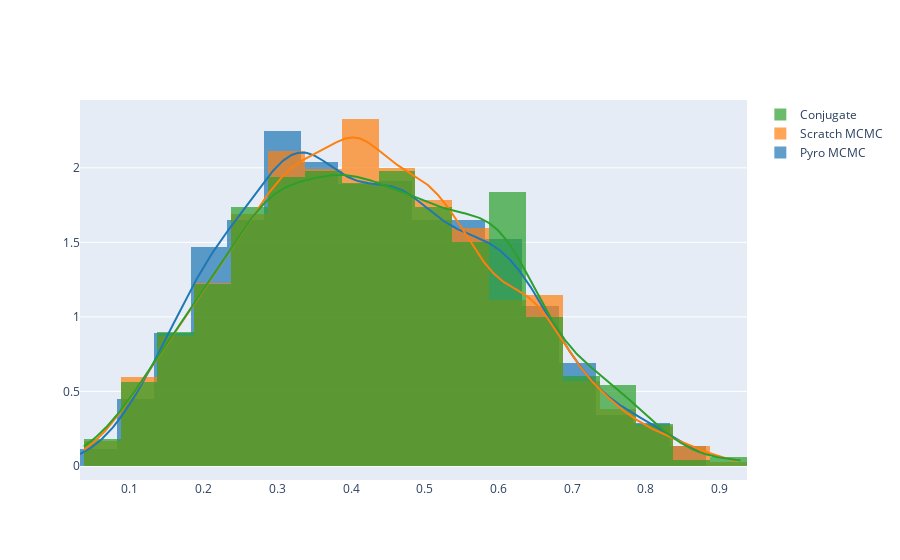

Here is the notebook cell this chart was saved with:
### Code cell
data = mcmc.get_samples()['p'].detach().numpy()
ff.create_distplot([data, ps[250:], np.random.beta(3,4,size=1000)], ['Pyro MCMC', 'Scratch MCMC', 'Conjugate'], show_rug=False, bin_size=0.05)

### Figure 1 — Plotly figure (JSON) as saved in the notebook; plotly's stock layout.template omitted (floating-point values rounded to 4 significant figures; data arrays with more than 128 entries replaced by an {"elided": "..."} marker saying what was removed)
{"data": [{"autobinx": false, "histnorm": "probability density", "legendgroup": "Pyro MCMC", "marker": {"color": "rgb(31, 119, 180)"}, "name": "Pyro MCMC", "opacity": 0.7, "type": "histogram", "x": {"elided": "2000 float values"}, "xaxis": "x", "xbins": {"end": 0.874, "size": 0.05, "start": 0.03222}, "yaxis": "y"}, {"autobinx": false, "histnorm": "probability density", "legendgroup": "Scratch MCMC", "marker": {"color": "rgb(255, 127, 14)"}, "name": "Scratch MCMC", "opacity": 0.7, "type": "histogram", "x": {"elided": "2251 float values"}, "xaxis": "x", "xbins": {"end": 0.9256, "size": 0.05, "start": 0.0374}, "yaxis": "y"}, {"autobinx": false, "histnorm": "probability density", "legendgroup": "Conjugate", "marker": {"color": "rgb(44, 160, 44)"}, "name": "Conjugate", "opacity": 0.7, "type": "histogram", "x": {"elided": "1000 float values"}, "xaxis": "x", "xbins": {"end": 0.9305, "size": 0.05, "start": 0.03735}, "yaxis": "y"}, {"legendgroup": "Pyro MCMC", "marker": {"color": "rgb(31, 119, 180)"}, "mode": "lines", "name": "Pyro MCMC", "showlegend": false, "type": "scatter", "x": {"elided": "500 float values"}, "xaxis": "x", "y": {"elided": "500 float values"}, "yaxis": "y"}, {"legendgroup": "Scratch MCMC", "marker": {"color": "rgb(255, 127, 14)"}, "mode": "lines", "name": "Scratch MCMC", "showlegend": false, "type": "scatter", "x": {"elided": "500 float values"}, "xaxis": "x", "y": {"elided": "500 float values"}, "yaxis": "y"}, {"legendgroup": "Conjugate", "marker": {"color": "rgb(44, 160, 44)"}, "mode": "lines", "name": "Conjugate", "showlegend": false, "type": "scatter", "x": {"elided": "500 float values"}, "xaxis": "x", "y": {"elided": "500 float values"}, "yaxis": "y"}], "layout": {"barmode": "overlay", "hovermode": "closest", "legend": {"traceorder": "reversed"}, "xaxis": {"anchor": "y2", "domain": [0, 1], "zeroline": false}, "yaxis": {"anchor": "free", "domain": [0, 1], "position": 0}}}
